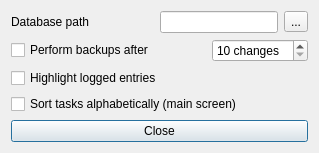
<?xml version="1.0" encoding="UTF-8"?>
<ui version="4.0">
 <class>Gui_Settings</class>
 <widget class="QDialog" name="Gui_Settings">
  <property name="geometry">
   <rect>
    <x>0</x>
    <y>0</y>
    <width>309</width>
    <height>146</height>
   </rect>
  </property>
  <property name="windowTitle">
   <string>Settings</string>
  </property>
  <property name="windowIcon">
   <iconset resource="resources.qrc">
    <normaloff>:/icons/settings_48</normaloff>:/icons/settings_48</iconset>
  </property>
  <layout class="QGridLayout" name="gridLayout">
   <item row="1" column="0">
    <widget class="QCheckBox" name="backupPerform">
     <property name="text">
      <string>Perform backups after</string>
     </property>
    </widget>
   </item>
   <item row="3" column="0" colspan="4">
    <widget class="QCheckBox" name="sort">
     <property name="text">
      <string>Sort tasks alphabetically (main screen)</string>
     </property>
    </widget>
   </item>
   <item row="4" column="0" colspan="4">
    <widget class="QPushButton" name="closeButton">
     <property name="toolTip">
      <string>Close settings dialog</string>
     </property>
     <property name="text">
      <string>Close</string>
     </property>
     <property name="icon">
      <iconset resource="resources.qrc">
       <normaloff>:/icons/close_16</normaloff>:/icons/close_16</iconset>
     </property>
     <property name="default">
      <bool>true</bool>
     </property>
    </widget>
   </item>
   <item row="1" column="2" colspan="2">
    <widget class="QSpinBox" name="backupChanges">
     <property name="suffix">
      <string> changes</string>
     </property>
     <property name="minimum">
      <number>10</number>
     </property>
     <property name="maximum">
      <number>100</number>
     </property>
    </widget>
   </item>
   <item row="0" column="3">
    <widget class="QToolButton" name="pathButton">
     <property name="text">
      <string>...</string>
     </property>
    </widget>
   </item>
   <item row="0" column="1" colspan="2">
    <widget class="QLineEdit" name="dbPath">
     <property name="readOnly">
      <bool>true</bool>
     </property>
    </widget>
   </item>
   <item row="1" column="1">
    <spacer name="horizontalSpacer">
     <property name="orientation">
      <enum>Qt::Horizontal</enum>
     </property>
     <property name="sizeHint" stdset="0">
      <size>
       <width>40</width>
       <height>20</height>
      </size>
     </property>
    </spacer>
   </item>
   <item row="0" column="0">
    <widget class="QLabel" name="dbPathLabel">
     <property name="text">
      <string>Database path</string>
     </property>
    </widget>
   </item>
   <item row="2" column="0" colspan="2">
    <widget class="QCheckBox" name="hilightEntries">
     <property name="text">
      <string>Highlight logged entries</string>
     </property>
    </widget>
   </item>
  </layout>
 </widget>
 <resources>
  <include location="resources.qrc"/>
 </resources>
 <connections>
  <connection>
   <sender>closeButton</sender>
   <signal>clicked()</signal>
   <receiver>Gui_Settings</receiver>
   <slot>close()</slot>
   <hints>
    <hint type="sourcelabel">
     <x>120</x>
     <y>301</y>
    </hint>
    <hint type="destinationlabel">
     <x>119</x>
     <y>159</y>
    </hint>
   </hints>
  </connection>
 </connections>
</ui>
